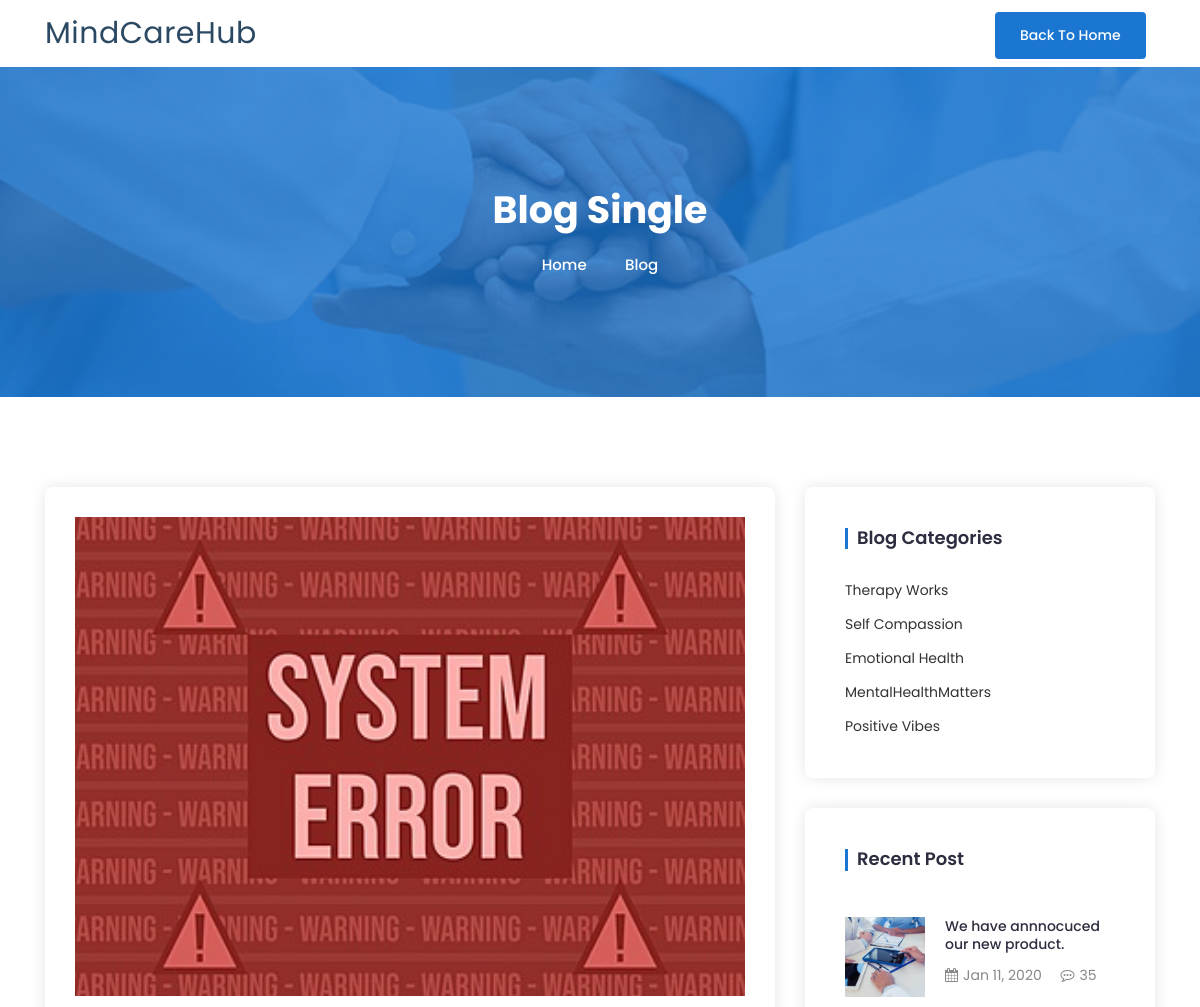
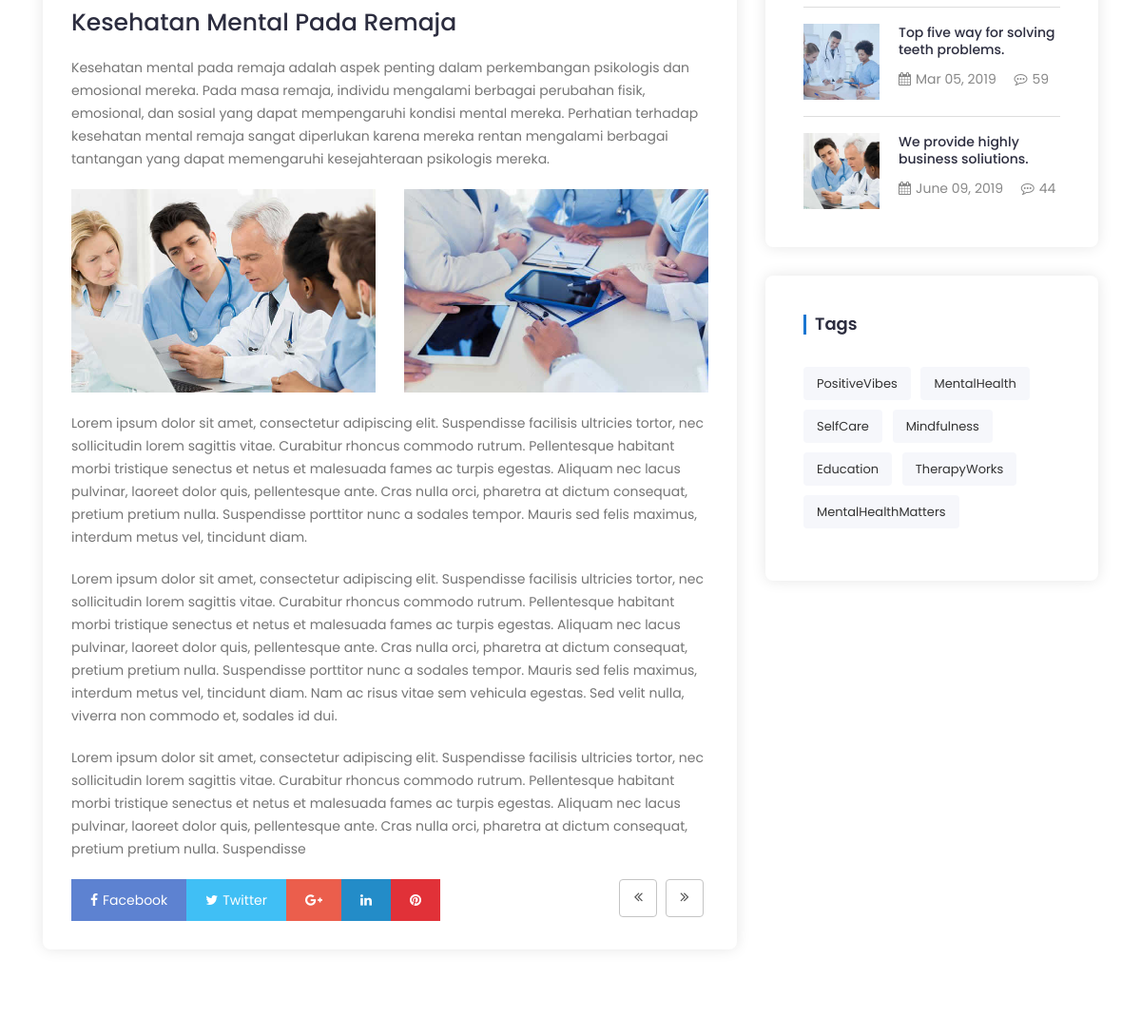
Screenshot of /Frontend/Artikel/artikel2.php with the database file from the repository (2 pictures, top to bottom).
### tables this page shows
CREATE TABLE `artikel2` (
  `id` int(11) NOT NULL,
  `judul` varchar(255) NOT NULL,
  `deskripsi` text NOT NULL,
  `dibuat_pada` timestamp NOT NULL DEFAULT current_timestamp(),
  `foto` text DEFAULT NULL
);

### Backend/Services/koneksi.php (called while the page is built, shortened)
<?php
    class Koneksi
    {
        public $conn;
        private $serverName = 'localhost';
        private $nameUser = 'root';
        private $passUser = '';
        private $dbUser = 'frontend';
        function bukaKoneksi()
        {
            $this->conn = mysqli_connect(
                $this->serverName,
                $this->nameUser,
                $this->passUser,
                $this->dbUser
            );
            return $this->conn;
        }
        function bacaTabelAll($namatabel)
        {
            $this->sqlQuery = "SELECT * FROM $namatabel ORDER BY id ASC";
            $this->dataSet = mysqli_query( $this->conn, $this->sqlQuery );
            return $this->dataSet;
        }
    }
?>

### Frontend/Artikel/artikel2.php (the view, shortened to what this page needs)
<?php
    $usr = new AuthService();
?>
<!doctype html>
<html class="no-js" lang="zxx">
    <head>
		<link rel="stylesheet" href="../css/bootstrap.min.css">
		<link rel="stylesheet" href="../css/nice-select.css">
        <link rel="stylesheet" href="../css/font-awesome.min.css">
        <link rel="stylesheet" href="../css/icofont.css">
		<link rel="stylesheet" href="../css/slicknav.min.css">
        <link rel="stylesheet" href="../css/owl-carousel.css">
		<link rel="stylesheet" href="../css/datepicker.css">
        <link rel="stylesheet" href="../css/animate.min.css">
        <link rel="stylesheet" href="../css/magnific-popup.css">
        <link rel="stylesheet" href="../css/normalize.css">
        <link rel="stylesheet" href="../style.css">
        <link rel="stylesheet" href="../css/responsive.css">
    </head>
    <body>
		<header class="header" >
			<div class="header-inner">
				<div class="container">
					<div class="inner">
						<div class="row">
							<div class="col-lg-3 col-md-3 col-12">
								<h1 class="logo me-auto"><a href="index.php">MindCareHub</a></h1>
							</div>
							<div class="col-lg-7 col-md-9 col-12">
							</div>
							<div class="col-lg-2 col-12 mb-2">
								<div class="get-quote">
									<a href="../index.php" class="btn">Back To Home</a>
								</div>
							</div>
						</div>
					</div>
				</div>
			</div>
		</header>
		<div class="breadcrumbs overlay">
			<div class="container">
				<div class="bread-inner">
					<div class="row">
						<div class="col-12">
							<h2>Blog Single</h2>
							<ul class="bread-list">
								<li><a href="index.php">Home</a></li>
								<li><i class="icofont-simple-right"></i></li>
								<li class="active">Blog</li>
							</ul>
						</div>
					</div>
				</div>
			</div>
		</div>
		<section class="news-single section">
			<div class="container">
				<div class="row">
					<div class="col-lg-8 col-12">
						<div class="row">
							<div class="col-12">
								<div class="single-main">
								<?php
									$hsl = $usr->bacaTabelAll('artikel2');
									if(mysqli_num_rows($hsl) > 0) {
								?>
								<?php
									while($row = mysqli_fetch_array($hsl)) {
								?>
									<div class="news-head">
										<img src="../../Backend/assets/<?php echo  $row['foto'] ?>" alt="#">
									</div>
									<h1 class="news-title"><?php echo $row['judul']; ?></h1>
									<div class="news-text">
										<p><?php echo $row['deskripsi']; ?></p>
										<div class="image-gallery">
											<div class="row">
												<div class="col-lg-6 col-md-6 col-12">
													<div class="single-image">
														<img src="../img/blog2.jpg" alt="#">
													</div>
												</div>
												<div class="col-lg-6 col-md-6 col-12">
													<div class="single-image">
														<img src="../img/blog3.jpg" alt="#">
													</div>
												</div>
											</div>
										</div>
										<p>Lorem ipsum dolor sit amet, consectetur adipiscing elit. Suspendisse facilisis ultricies tortor, nec sollicitudin lorem sagittis vitae. Curabitur rhoncus commodo rutrum. Pellentesque habitant morbi tristique senectus et netus et malesuada fames ac turpis egestas. Aliquam nec lacus pulvinar, laoreet dolor quis, pellentesque ante. Cras nulla orci, pharetra at dictum consequat, pretium pretium nulla. Suspendisse porttitor nunc a sodales tempor. Mauris sed felis maximus, interdum metus vel, tincidunt diam.</p>
										<p>Lorem ipsum dolor sit amet, consectetur adipiscing elit. Suspendisse facilisis ultricies tortor, nec sollicitudin lorem sagittis vitae. Curabitur rhoncus commodo rutrum. Pellentesque habitant morbi tristique senectus et netus et malesuada fames ac turpis egestas. Aliquam nec lacus pulvinar, laoreet dolor quis, pellentesque ante. Cras nulla orci, pharetra at dictum consequat, pretium pretium nulla. Suspendisse porttitor nunc a sodales tempor. Mauris sed felis maximus, interdum metus vel, tincidunt diam. Nam ac risus vitae sem vehicula egestas. Sed velit nulla, viverra non commodo et, sodales id dui.</p>
										<p>Lorem ipsum dolor sit amet, consectetur adipiscing elit. Suspendisse facilisis ultricies tortor, nec sollicitudin lorem sagittis vitae. Curabitur rhoncus commodo rutrum. Pellentesque habitant morbi tristique senectus et netus et malesuada fames ac turpis egestas. Aliquam nec lacus pulvinar, laoreet dolor quis, pellentesque ante. Cras nulla orci, pharetra at dictum consequat, pretium pretium nulla. Suspendisse</p>
									</div>
									<div class="blog-bottom">
										<ul class="social-share">
											<li class="facebook"><a href="#"><i class="fa fa-facebook"></i><span>Facebook</span></a></li>
											<li class="twitter"><a href="#"><i class="fa fa-twitter"></i><span>Twitter</span></a></li>
											<li class="google-plus"><a href="#"><i class="fa fa-google-plus"></i></a></li>
											<li class="linkedin"><a href="#"><i class="fa fa-linkedin"></i></a></li>
											<li class="pinterest"><a href="#"><i class="fa fa-pinterest"></i></a></li>
										</ul>
										<ul class="prev-next">
											<li class="prev"><a href="#"><i class="fa fa-angle-double-left"></i></a></li>
											<li class="next"><a href="#"><i class="fa fa-angle-double-right"></i></a></li>
										</ul>
									</div>
									<?php
										}
									?>
									<?php
										}
									?>
								</div>
							</div>
						</div>
					</div>
					<div class="col-lg-4 col-12">
						<div class="main-sidebar">
							<div class="single-widget category">
								<h3 class="title">Blog Categories</h3>
								<ul class="categor-list">
									<li><a href="#">Therapy Works</a></li>
									<li><a href="#">Self Compassion</a></li>
									<li><a href="#">Emotional Health</a></li>
									<li><a href="#">MentalHealthMatters</a></li>
									<li><a href="#">Positive Vibes</a></li>
								</ul>
							</div>
							<div class="single-widget recent-post">
								<h3 class="title">Recent post</h3>
								<div class="single-post">
									<div class="image">
										<img src="../img/blog-sidebar1.jpg" alt="#">
									</div>
									<div class="content">
										<h5><a href="#">We have annnocuced our new product.</a></h5>
										<ul class="comment">
											<li><i class="fa fa-calendar" aria-hidden="true"></i>Jan 11, 2020</li>
											<li><i class="fa fa-commenting-o" aria-hidden="true"></i>35</li>
										</ul>
									</div>
								</div>
								<div class="single-post">
									<div class="image">
										<img src="../img/blog-sidebar2.jpg" alt="#">
									</div>
									<div class="content">
										<h5><a href="#">Top five way for solving teeth problems.</a></h5>
										<ul class="comment">
											<li><i class="fa fa-calendar" aria-hidden="true"></i>Mar 05, 2019</li>
											<li><i class="fa fa-commenting-o" aria-hidden="true"></i>59</li>
										</ul>
									</div>
								</div>
								<div class="single-post">
									<div class="image">
										<img src="../img/blog-sidebar3.jpg" alt="#">
									</div>
									<div class="content">
										<h5><a href="#">We provide highly business soliutions.</a></h5>
										<ul class="comment">
											<li><i class="fa fa-calendar" aria-hidden="true"></i>June 09, 2019</li>
											<li><i class="fa fa-commenting-o" aria-hidden="true"></i>44</li>
										</ul>
									</div>
								</div>
							</div>
							<div class="single-widget side-tags">
								<h3 class="title">Tags</h3>
								<ul class="tag">
									<li><a href="#">PositiveVibes</a></li>
									<li><a href="#">MentalHealth</a></li>
									<li><a href="#">SelfCare</a></li>
									<li><a href="#">Mindfulness</a></li>
									<li><a href="#">Education</a></li>
									<li><a href="#">TherapyWorks</a></li>
									<li><a href="#">MentalHealthMatters</a></li>
								</ul>
							</div>
						</div>
					</div>
				</div>
			</div>
		</section>
    </body>
</html>

### Frontend/Artikel/artikel2.php (style rules this page uses)
.logo { font-size: 30px; margin: 0; padding: 0; line-height: 1; font-weight: 700; letter-spacing: 0.5px; font-family: "Poppins", sans-serif; }
.logo a { color: #2c4964; }

### rows the page displays
artikel2: foto (picture), judul "Kesehatan Mental Pada Remaja", deskripsi "Kesehatan mental pada remaja adalah aspek penting dalam perkembangan psikologis dan emosional mereka. Pada masa remaja, individu mengalami berbagai perubahan fisik, emosional, dan sosial yang dapat mempengaruhi kondisi mental mereka. Perhatian terhadap kesehatan mental remaja sangat diperlukan karena mereka rentan mengalami berbagai tantangan yang dapat memengaruhi kesejahteraan psikologis mereka."
